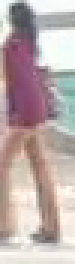
#> input picture PA3Local/K2-means/117 - [1].png, 25 x 88 px, found by its file name (shown 3 times larger)
$ python TrainMOSSE.py 'K2-means/117 - [1].png' 5 5   (Python 2 division)   (older library calls are emulated)
#> lines starting #> are read from the running program, lines starting #| are printed output that depends on the picture
### PA3Local/MOSSE.py
"""
MOSSE tracking sample
Taken from OpenCV 3 Python samples
Modified by Isaac Wang

This sample implements correlation-based tracking approach, described in [1].

[1] David S. Bolme et al. "Visual Object Tracking using Adaptive Correlation Filters"
    http://www.cs.colostate.edu/~bolme/publications/Bolme2010Tracking.pdf
"""

import numpy as np
import cv2
import pickle


# [33 lines left out: functions load_filter, rnd_warp, divSpec, not called in this run]

eps = 1e-5


class MOSSE(object):
    # [155 lines left out: functions __init__, update, state_vis, draw_state, preprocess, correlate and 1 more, not called in this run]


class MOSSEMatcher(object):
    def __init__(self, size):
        # Get frame size
#> in main, sample is the input picture: shape (88, 25, 3); mean B, G, R 169.3, 171.1, 186.9
        x1, y1 = 0, 0
        x2, y2 = size

        # Resize to fft window
        w, h = map(cv2.getOptimalDFTSize, [x2-x1, y2-y1])
        x1, y1 = (x1+x2-w)//2, (y1+y2-h)//2

        # Store position and size relative to frame
        self.pos = x, y = x1+0.5*(w-1), y1+0.5*(h-1)
        self.size = w, h

        # Create Hanning window (weighting of values from center)
        self.win = cv2.createHanningWindow((w, h), cv2.CV_32F)

        # Create output image (centered Gaussian point--for correlation)
        g = np.zeros((h, w), np.float32)
        g[h//2, w//2] = 1
        g = cv2.GaussianBlur(g, (-1, -1), 2.0)
        g /= g.max()

        # Save the desired output image in frequency space
        self.G = cv2.dft(g, flags=cv2.DFT_COMPLEX_OUTPUT)

        # Create sum matrices
        self.H1 = np.zeros_like(self.G)
        self.H2 = np.zeros_like(self.G)

    def save_filter(self, path):
        with open(path, 'wb') as f:
            pickle.dump(self, f, pickle.HIGHEST_PROTOCOL)

    def train(self, sample):
        sample = cv2.cvtColor(sample, cv2.COLOR_BGR2GRAY)
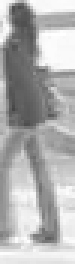
#> sample: shape (88, 25) (shown 3 times larger); min 69, max 255, mean 175.6
        #sample = cv2.Sobel(sample, -1, 1, 1)
        self.last_img = sample

        # Apply sample
        self.apply_sample(sample)

        # Apply mirroring
        self.apply_sample(cv2.flip(sample, 1))

        # Apply random transformations
        #"""
        for i in xrange(64):
            # Preprocess, get DFT
            img = rnd_warp(sample)
            self.apply_sample(img)
            self.apply_sample(cv2.flip(img, 1))
        #"""

        # Update filter
        self.update_kernel()

        # Update visual state
        img = self.preprocess(sample)
        self.last_resp, (dx, dy), self.psr = self.correlate(img)

        # TODO DEBUG
        print 'Pos:', (dx,dy), 'PSR:', self.psr

    def apply_sample(self, sample):
        # Preprocess, get DFT
        img = self.preprocess(sample)
        A = cv2.dft(img, flags=cv2.DFT_COMPLEX_OUTPUT)

        # Add to sum matrices
        self.H1 += cv2.mulSpectrums(self.G, A, 0, conjB=True)  # Sum of G x F*
        self.H2 += cv2.mulSpectrums(     A, A, 0, conjB=True)  # Sum of F x F*

    # [57 lines left out: functions match, state_vis, draw_state, not called in this run]

        #draw_str(vis, (x1, y2+16), 'PSR: %.2f' % self.psr)

    def preprocess(self, img):
        # Mean center and normalize image
        img = np.log(np.float32(img)+1.0)
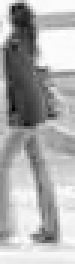
#> img: shape (88, 25) float32 (shown 3 times larger); min 4.25, max 5.55, mean 5.13; drawn with min black and max white
        img = (img-img.mean()) / (img.std()+eps)

        # Apply Hanning window (weighting of values from center)
#> (the run stopped early here; a loop or call above may not have finished)

$ run again, on PA3Local/K2-means/130 - [1].png
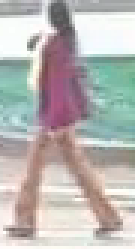
#> input picture PA3Local/K2-means/130 - [1].png, 45 x 83 px, found by its file name (shown 3 times larger)
#> in main, sample is the input picture: shape (83, 45, 3); mean B, G, R 179.2, 182.2, 184.8
#> in train, `sample = cv2.cvtColor(sample, cv2.COLOR_BGR2GRAY)`:
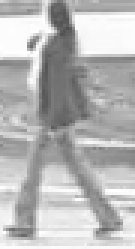
#> sample: shape (83, 45) (shown 3 times larger); min 80, max 255, mean 182.6
#> in preprocess, `img = np.log(np.float32(img)+1.0)`:
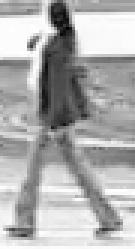
#> img: shape (83, 45) float32 (shown 3 times larger); min 4.39, max 5.55, mean 5.18; drawn with min black and max white

$ run again, on PA3Local/K2-means/131 - [0].png
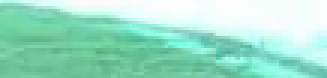
#> input picture PA3Local/K2-means/131 - [0].png, 109 x 26 px, found by its file name (shown 3 times larger)
#> in main, sample is the input picture: shape (26, 109, 3); mean B, G, R 200.6, 224, 157.7
#> in train, `sample = cv2.cvtColor(sample, cv2.COLOR_BGR2GRAY)`:
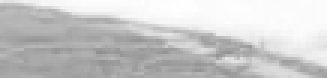
#> sample: shape (26, 109) (shown 3 times larger); min 143, max 255, mean 201.5
#> in preprocess, `img = np.log(np.float32(img)+1.0)`:
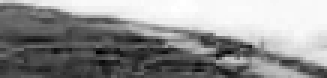
#> img: shape (26, 109) float32 (shown 3 times larger); min 4.97, max 5.55, mean 5.29; drawn with min black and max white

$ run again, on PA3Local/K2-means/133 - [1].png
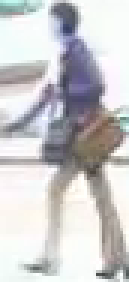
#> input picture PA3Local/K2-means/133 - [1].png, 43 x 94 px, found by its file name (shown 3 times larger)
#> in main, sample is the input picture: shape (94, 43, 3); mean B, G, R 202.4, 201, 201.7
#> in train, `sample = cv2.cvtColor(sample, cv2.COLOR_BGR2GRAY)`:
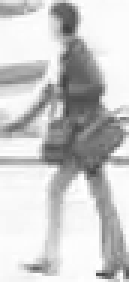
#> sample: shape (94, 43) (shown 3 times larger); min 64, max 255, mean 201.4
#> in preprocess, `img = np.log(np.float32(img)+1.0)`:
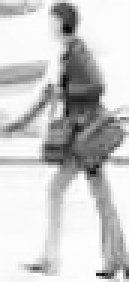
#> img: shape (94, 43) float32 (shown 3 times larger); min 4.17, max 5.55, mean 5.26; drawn with min black and max white
